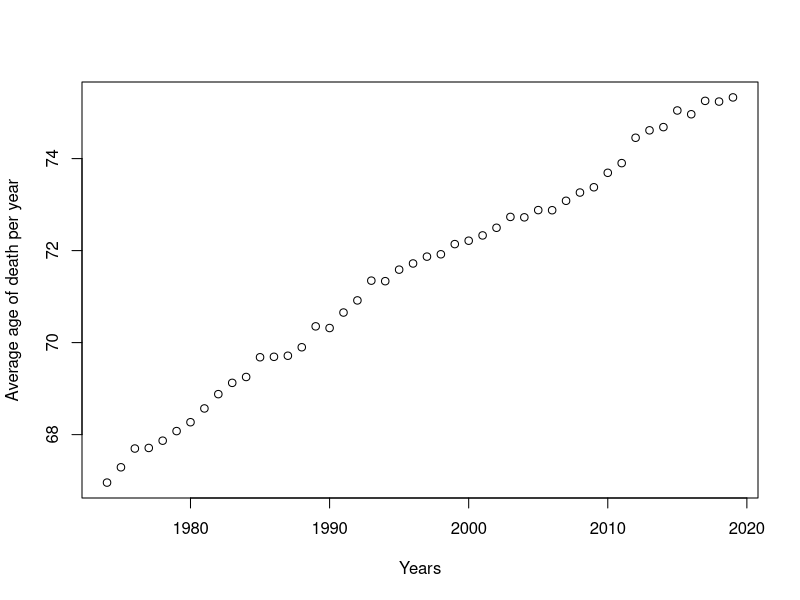

Generate this figure with R:
#Import excel file
install.packages("readxl")
library("readxl")

deaths <- read_excel("maledeaths2019.xls")
deaths
View(deaths)

#get the structure
str(deaths)

#convert every cell to integer, instead of num
deaths[] <- lapply(deaths, as.integer)

#declare a new vector of 46 length, 
#since there are 46 columns excluding the Age column
#this vector is going to be the average age of dying per each year
avgPerYear = vector(mode="numeric", length = 46 )
avgPerYear

#

#do a for loop
#x will store the indexes of all the columns we need to go through
#in the for loop (2 to 47, so excluding the Age column at the start
#and the Product column at the end, which we are about to add)
x = seq(from = 2, to = 47, by = 1)

for (i in x) {
  
  #create the product column for the i. column
  deaths$Product = deaths$Age * deaths[, c(i)]
  
  #create the total for the i. column
  totalLastCol = sum(deaths[, c(i)])
  totalLastCol
  
  #create the total for the product column
  totalProd = sum(deaths$Product)
  totalProd
  
  #calculate the average age at which people died that year
  avgAge = totalProd / totalLastCol
  avgAge
  
  #add average age of the i. column 
  #to the corresponding element of the avg vector
  avgPerYear[i - 1] = avgAge
  
}

#check the average vector, which should now be populated
avgPerYear

#store the years in a vector
years = seq(from = 1974, to = 2019, by = 1)
years

#Plot the average age of dying across the years
plot(years, avgPerYear, xlab="Years", ylab="Average age of death per year")

#i dont really know what im doing
#See if the two vectors correlate
cor(years, avgPerYear)

#test the significance of the correlation
cor.test(years, avgPerYear, method="pearson")

#i dont know what im doing
# build linear regression
linearMod <- lm(avgPerYear ~ years, data=deaths) 
print(linearMod)

#summary of our model
summary(linearMod)